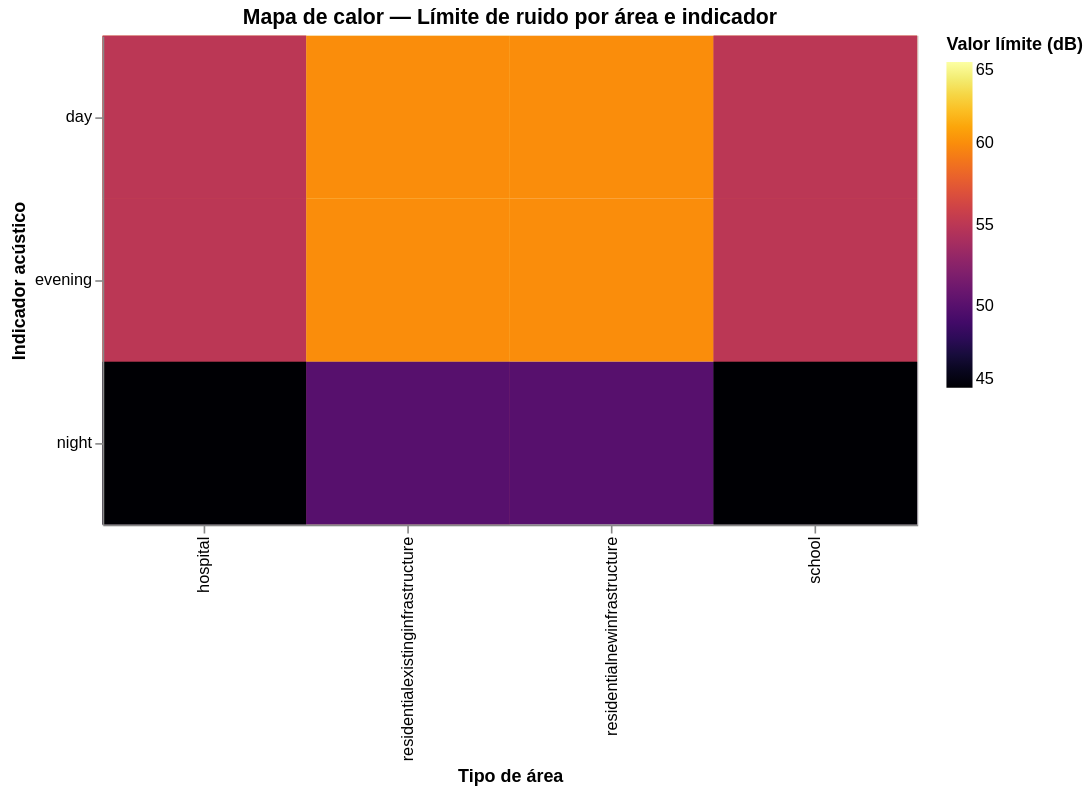

The notebook cell this image was saved under:
### Code cell
##VISUALIZACIÓN 3 — Heatmap área × indicador acústico
#Este gráfico muestra qué valor límite aplica cada combinación de:
#areaType (hospital, school, industrial…) y noiseLevel (day, evening, night)

chart_heatmap = alt.Chart(df_03).mark_rect().encode(
    x=alt.X("areatype:N", title="Tipo de área"),
    y=alt.Y("noiselevel:N", title="Indicador acústico"),
    color=alt.Color("limitvalue:Q", scale=alt.Scale(scheme="inferno"), title="Valor límite (dB)"),
    tooltip=[
        alt.Tooltip("areatype:N", title="Área"),
        alt.Tooltip("noiselevel:N", title="Indicador"),
        alt.Tooltip("limitvalue:Q", title="Límite dB"),
        alt.Tooltip("status:N", title="Estado legal")
    ]
).properties(
    width=500,
    height=300,
    title="Mapa de calor — Límite de ruido por área e indicador"
)

chart_heatmap

### Figure 1 — Vega-Lite specification as saved in the notebook (floating-point values rounded to 4 significant figures)
{"$schema": "https://vega.github.io/schema/vega-lite/v5.20.1.json", "config": {"view": {"continuousHeight": 300, "continuousWidth": 300}}, "data": {"name": "data-5453dbda65843250310731f44913a2ff"}, "datasets": {"data-5453dbda65843250310731f44913a2ff": [{"areatype": "hospital", "explanation": "This is not a limit value but rather an Acoustic Quality Objective for existing urbanized areas", "limitvalue": 60, "limitvaluedefined": "yes", "limitvaluedefined_bool": true, "noiselevel": "day", "noiselevelindicator": "lday", "noiselimitreportid_identifier": "LR_ES_00_01", "noisesource": "allsources", "status": "inforce"}, {"areatype": "hospital", "explanation": "This is not a limit value but rather an Acoustic Quality Objective for existing urbanized areas", "limitvalue": 60, "limitvaluedefined": "yes", "limitvaluedefined_bool": true, "noiselevel": "evening", "noiselevelindicator": "levening", "noiselimitreportid_identifier": "LR_ES_00_01", "noisesource": "allsources", "status": "inforce"}, {"areatype": "hospital", "explanation": "This is not a limit value but rather an Acoustic Quality Objective for existing urbanized areas", "limitvalue": 50, "limitvaluedefined": "yes", "limitvaluedefined_bool": true, "noiselevel": "night", "noiselevelindicator": "lnight", "noiselimitreportid_identifier": "LR_ES_00_01", "noisesource": "allsources", "status": "inforce"}, {"areatype": "school", "explanation": "This is not a limit value but rather an Acoustic Quality Objective for existing urbanized areas", "limitvalue": 60, "limitvaluedefined": "yes", "limitvaluedefined_bool": true, "noiselevel": "day", "noiselevelindicator": "lday", "noiselimitreportid_identifier": "LR_ES_00_01", "noisesource": "allsources", "status": "inforce"}, {"areatype": "school", "explanation": "This is not a limit value but rather an Acoustic Quality Objective for existing urbanized areas", "limitvalue": 60, "limitvaluedefined": "yes", "limitvaluedefined_bool": true, "noiselevel": "evening", "noiselevelindicator": "levening", "noiselimitreportid_identifier": "LR_ES_00_01", "noisesource": "allsources", "status": "inforce"}, {"areatype": "school", "explanation": "This is not a limit value but rather an Acoustic Quality Objective for existing urbanized areas", "limitvalue": 50, "limitvaluedefined": "yes", "limitvaluedefined_bool": true, "noiselevel": "night", "noiselevelindicator": "lnight", "noiselimitreportid_identifier": "LR_ES_00_01", "noisesource": "allsources", "status": "inforce"}, {"areatype": "residentialexistinginfrastructure", "explanation": "This is not a limit value but rather an Acoustic Quality Objective for existing urbanized areas", "limitvalue": 65, "limitvaluedefined": "yes", "limitvaluedefined_bool": true, "noiselevel": "day", "noiselevelindicator": "lday", "noiselimitreportid_identifier": "LR_ES_00_01", "noisesource": "allsources", "status": "inforce"}, {"areatype": "residentialexistinginfrastructure", "explanation": "This is not a limit value but rather an Acoustic Quality Objective for existing urbanized areas", "limitvalue": 65, "limitvaluedefined": "yes", "limitvaluedefined_bool": true, "noiselevel": "evening", "noiselevelindicator": "levening", "noiselimitreportid_identifier": "LR_ES_00_01", "noisesource": "allsources", "status": "inforce"}, {"areatype": "residentialexistinginfrastructure", "explanation": "This is not a limit value but rather an Acoustic Quality Objective for existing urbanized areas", "limitvalue": 55, "limitvaluedefined": "yes", "limitvaluedefined_bool": true, "noiselevel": "night", "noiselevelindicator": "lnight", "noiselimitreportid_identifier": "LR_ES_00_01", "noisesource": "allsources", "status": "inforce"}, {"areatype": "hospital", "explanation": "This is not a limit value but rather an Acoustic Quality Objective for new urbanized areas.", "limitvalue": 55, "limitvaluedefined": "yes", "limitvaluedefined_bool": true, "noiselevel": "day", "noiselevelindicator": "lday", "noiselimitreportid_identifier": "LR_ES_00_02", "noisesource": "allsources", "status": "inforce"}, {"areatype": "hospital", "explanation": "This is not a limit value but rather an Acoustic Quality Objective for new urbanized areas.", "limitvalue": 55, "limitvaluedefined": "yes", "limitvaluedefined_bool": true, "noiselevel": "evening", "noiselevelindicator": "levening", "noiselimitreportid_identifier": "LR_ES_00_02", "noisesource": "allsources", "status": "inforce"}, {"areatype": "hospital", "explanation": "This is not a limit value but rather an Acoustic Quality Objective for new urbanized areas.", "limitvalue": 45, "limitvaluedefined": "yes", "limitvaluedefined_bool": true, "noiselevel": "night", "noiselevelindicator": "lnight", "noiselimitreportid_identifier": "LR_ES_00_02", "noisesource": "allsources", "status": "inforce"}, {"areatype": "school", "explanation": "This is not a limit value but rather an Acoustic Quality Objective for new urbanized areas.", "limitvalue": 55, "limitvaluedefined": "yes", "limitvaluedefined_bool": true, "noiselevel": "day", "noiselevelindicator": "lday", "noiselimitreportid_identifier": "LR_ES_00_02", "noisesource": "allsources", "status": "inforce"}, {"areatype": "school", "explanation": "This is not a limit value but rather an Acoustic Quality Objective for new urbanized areas.", "limitvalue": 55, "limitvaluedefined": "yes", "limitvaluedefined_bool": true, "noiselevel": "evening", "noiselevelindicator": "levening", "noiselimitreportid_identifier": "LR_ES_00_02", "noisesource": "allsources", "status": "inforce"}, {"areatype": "school", "explanation": "This is not a limit value but rather an Acoustic Quality Objective for new urbanized areas.", "limitvalue": 45, "limitvaluedefined": "yes", "limitvaluedefined_bool": true, "noiselevel": "night", "noiselevelindicator": "lnight", "noiselimitreportid_identifier": "LR_ES_00_02", "noisesource": "allsources", "status": "inforce"}, {"areatype": "residentialnewinfrastructure", "explanation": "This is not a limit value but rather an Acoustic Quality Objective for new urbanized areas.", "limitvalue": 60, "limitvaluedefined": "yes", "limitvaluedefined_bool": true, "noiselevel": "day", "noiselevelindicator": "lday", "noiselimitreportid_identifier": "LR_ES_00_02", "noisesource": "allsources", "status": "inforce"}, {"areatype": "residentialnewinfrastructure", "explanation": "This is not a limit value but rather an Acoustic Quality Objective for new urbanized areas.", "limitvalue": 60, "limitvaluedefined": "yes", "limitvaluedefined_bool": true, "noiselevel": "evening", "noiselevelindicator": "levening", "noiselimitreportid_identifier": "LR_ES_00_02", "noisesource": "allsources", "status": "inforce"}, {"areatype": "residentialnewinfrastructure", "explanation": "This is not a limit value but rather an Acoustic Quality Objective for new urbanized areas.", "limitvalue": 50, "limitvaluedefined": "yes", "limitvaluedefined_bool": true, "noiselevel": "night", "noiselevelindicator": "lnight", "noiselimitreportid_identifier": "LR_ES_00_02", "noisesource": "allsources", "status": "inforce"}, {"areatype": "hospital", "explanation": "This noise limit value applies to all new infrastructure, not only to majors.", "limitvalue": 55, "limitvaluedefined": "yes", "limitvaluedefined_bool": true, "noiselevel": "day", "noiselevelindicator": "lday", "noiselimitreportid_identifier": "LR_ES_00_03", "noisesource": "majorallsources", "status": "inforce"}, {"areatype": "hospital", "explanation": "This noise limit value applies to all new infrastructure, not only to majors.", "limitvalue": 55, "limitvaluedefined": "yes", "limitvaluedefined_bool": true, "noiselevel": "evening", "noiselevelindicator": "levening", "noiselimitreportid_identifier": "LR_ES_00_03", "noisesource": "majorallsources", "status": "inforce"}, {"areatype": "hospital", "explanation": "This noise limit value applies to all new infrastructure, not only to majors.", "limitvalue": 45, "limitvaluedefined": "yes", "limitvaluedefined_bool": true, "noiselevel": "night", "noiselevelindicator": "lnight", "noiselimitreportid_identifier": "LR_ES_00_03", "noisesource": "majorallsources", "status": "inforce"}, {"areatype": "school", "explanation": "This noise limit value applies to all new infrastructure, not only to majors.", "limitvalue": 55, "limitvaluedefined": "yes", "limitvaluedefined_bool": true, "noiselevel": "day", "noiselevelindicator": "lday", "noiselimitreportid_identifier": "LR_ES_00_03", "noisesource": "majorallsources", "status": "inforce"}, {"areatype": "school", "explanation": "This noise limit value applies to all new infrastructure, not only to majors.", "limitvalue": 55, "limitvaluedefined": "yes", "limitvaluedefined_bool": true, "noiselevel": "evening", "noiselevelindicator": "levening", "noiselimitreportid_identifier": "LR_ES_00_03", "noisesource": "majorallsources", "status": "inforce"}, {"areatype": "school", "explanation": "This noise limit value applies to all new infrastructure, not only to majors.", "limitvalue": 45, "limitvaluedefined": "yes", "limitvaluedefined_bool": true, "noiselevel": "night", "noiselevelindicator": "lnight", "noiselimitreportid_identifier": "LR_ES_00_03", "noisesource": "majorallsources", "status": "inforce"}, {"areatype": "residentialexistinginfrastructure", "explanation": "This noise limit value applies to all new infrastructure, not only to majors.", "limitvalue": 60, "limitvaluedefined": "yes", "limitvaluedefined_bool": true, "noiselevel": "day", "noiselevelindicator": "lday", "noiselimitreportid_identifier": "LR_ES_00_03", "noisesource": "majorallsources", "status": "inforce"}, {"areatype": "residentialexistinginfrastructure", "explanation": "This noise limit value applies to all new infrastructure, not only to majors.", "limitvalue": 60, "limitvaluedefined": "yes", "limitvaluedefined_bool": true, "noiselevel": "evening", "noiselevelindicator": "levening", "noiselimitreportid_identifier": "LR_ES_00_03", "noisesource": "majorallsources", "status": "inforce"}, {"areatype": "residentialexistinginfrastructure", "explanation": "This noise limit value applies to all new infrastructure, not only to majors.", "limitvalue": 50, "limitvaluedefined": "yes", "limitvaluedefined_bool": true, "noiselevel": "night", "noiselevelindicator": "lnight", "noiselimitreportid_identifier": "LR_ES_00_03", "noisesource": "majorallsources", "status": "inforce"}, {"areatype": "nan", "explanation": "nan", "limitvalue": null, "limitvaluedefined": "nan", "limitvaluedefined_bool": null, "noiselevel": "nan", "noiselevelindicator": "nan", "noiselimitreportid_identifier": null, "noisesource": "nan", "status": "nan"}, {"areatype": "nan", "explanation": "nan", "limitvalue": null, "limitvaluedefined": "nan", "limitvaluedefined_bool": null, "noiselevel": "nan", "noiselevelindicator": "nan", "noiselimitreportid_identifier": null, "noisesource": "nan", "status": "nan"}, {"areatype": "nan", "explanation": "nan", "limitvalue": null, "limitvaluedefined": "nan", "limitvaluedefined_bool": null, "noiselevel": "nan", "noiselevelindicator": "nan", "noiselimitreportid_identifier": null, "noisesource": "nan", "status": "nan"}, {"areatype": "nan", "explanation": "nan", "limitvalue": null, "limitvaluedefined": "nan", "limitvaluedefined_bool": null, "noiselevel": "nan", "noiselevelindicator": "nan", "noiselimitreportid_identifier": null, "noisesource": "nan", "status": "nan"}, {"areatype": "nan", "explanation": "nan", "limitvalue": null, "limitvaluedefined": "nan", "limitvaluedefined_bool": null, "noiselevel": "nan", "noiselevelindicator": "nan", "noiselimitreportid_identifier": null, "noisesource": "nan", "status": "nan"}, {"areatype": "nan", "explanation": "nan", "limitvalue": null, "limitvaluedefined": "nan", "limitvaluedefined_bool": null, "noiselevel": "nan", "noiselevelindicator": "nan", "noiselimitreportid_identifier": null, "noisesource": "nan", "status": "nan"}, {"areatype": "nan", "explanation": "nan", "limitvalue": null, "limitvaluedefined": "nan", "limitvaluedefined_bool": null, "noiselevel": "nan", "noiselevelindicator": "nan", "noiselimitreportid_identifier": null, "noisesource": "nan", "status": "nan"}, {"areatype": "nan", "explanation": "nan", "limitvalue": null, "limitvaluedefined": "nan", "limitvaluedefined_bool": null, "noiselevel": "nan", "noiselevelindicator": "nan", "noiselimitreportid_identifier": null, "noisesource": "nan", "status": "nan"}, {"areatype": "nan", "explanation": "nan", "limitvalue": null, "limitvaluedefined": "nan", "limitvaluedefined_bool": null, "noiselevel": "nan", "noiselevelindicator": "nan", "noiselimitreportid_identifier": null, "noisesource": "nan", "status": "nan"}, {"areatype": "nan", "explanation": "nan", "limitvalue": null, "limitvaluedefined": "nan", "limitvaluedefined_bool": null, "noiselevel": "nan", "noiselevelindicator": "nan", "noiselimitreportid_identifier": null, "noisesource": "nan", "status": "nan"}, {"areatype": "nan", "explanation": "nan", "limitvalue": null, "limitvaluedefined": "nan", "limitvaluedefined_bool": null, "noiselevel": "nan", "noiselevelindicator": "nan", "noiselimitreportid_identifier": null, "noisesource": "nan", "status": "nan"}, {"areatype": "nan", "explanation": "nan", "limitvalue": null, "limitvaluedefined": "nan", "limitvaluedefined_bool": null, "noiselevel": "nan", "noiselevelindicator": "nan", "noiselimitreportid_identifier": null, "noisesource": "nan", "status": "nan"}, {"areatype": "nan", "explanation": "nan", "limitvalue": null, "limitvaluedefined": "nan", "limitvaluedefined_bool": null, "noiselevel": "nan", "noiselevelindicator": "nan", "noiselimitreportid_identifier": null, "noisesource": "nan", "status": "nan"}, {"areatype": "nan", "explanation": "nan", "limitvalue": null, "limitvaluedefined": "nan", "limitvaluedefined_bool": null, "noiselevel": "nan", "noiselevelindicator": "nan", "noiselimitreportid_identifier": null, "noisesource": "nan", "status": "nan"}, {"areatype": "nan", "explanation": "nan", "limitvalue": null, "limitvaluedefined": "nan", "limitvaluedefined_bool": null, "noiselevel": "nan", "noiselevelindicator": "nan", "noiselimitreportid_identifier": null, "noisesource": "nan", "status": "nan"}, {"areatype": "nan", "explanation": "nan", "limitvalue": null, "limitvaluedefined": "nan", "limitvaluedefined_bool": null, "noiselevel": "nan", "noiselevelindicator": "nan", "noiselimitreportid_identifier": null, "noisesource": "nan", "status": "nan"}, {"areatype": "nan", "explanation": "nan", "limitvalue": null, "limitvaluedefined": "nan", "limitvaluedefined_bool": null, "noiselevel": "nan", "noiselevelindicator": "nan", "noiselimitreportid_identifier": null, "noisesource": "nan", "status": "nan"}, {"areatype": "nan", "explanation": "nan", "limitvalue": null, "limitvaluedefined": "nan", "limitvaluedefined_bool": null, "noiselevel": "nan", "noiselevelindicator": "nan", "noiselimitreportid_identifier": null, "noisesource": "nan", "status": "nan"}, {"areatype": "nan", "explanation": "nan", "limitvalue": null, "limitvaluedefined": "nan", "limitvaluedefined_bool": null, "noiselevel": "nan", "noiselevelindicator": "nan", "noiselimitreportid_identifier": null, "noisesource": "nan", "status": "nan"}, {"areatype": "nan", "explanation": "nan", "limitvalue": null, "limitvaluedefined": "nan", "limitvaluedefined_bool": null, "noiselevel": "nan", "noiselevelindicator": "nan", "noiselimitreportid_identifier": null, "noisesource": "nan", "status": "nan"}, {"areatype": "nan", "explanation": "nan", "limitvalue": null, "limitvaluedefined": "nan", "limitvaluedefined_bool": null, "noiselevel": "nan", "noiselevelindicator": "nan", "noiselimitreportid_identifier": null, "noisesource": "nan", "status": "nan"}, {"areatype": "nan", "explanation": "nan", "limitvalue": null, "limitvaluedefined": "nan", "limitvaluedefined_bool": null, "noiselevel": "nan", "noiselevelindicator": "nan", "noiselimitreportid_identifier": null, "noisesource": "nan", "status": "nan"}, {"areatype": "nan", "explanation": "nan", "limitvalue": null, "limitvaluedefined": "nan", "limitvaluedefined_bool": null, "noiselevel": "nan", "noiselevelindicator": "nan", "noiselimitreportid_identifier": null, "noisesource": "nan", "status": "nan"}, {"areatype": "nan", "explanation": "nan", "limitvalue": null, "limitvaluedefined": "nan", "limitvaluedefined_bool": null, "noiselevel": "nan", "noiselevelindicator": "nan", "noiselimitreportid_identifier": null, "noisesource": "nan", "status": "nan"}, {"areatype": "nan", "explanation": "nan", "limitvalue": null, "limitvaluedefined": "nan", "limitvaluedefined_bool": null, "noiselevel": "nan", "noiselevelindicator": "nan", "noiselimitreportid_identifier": null, "noisesource": "nan", "status": "nan"}, {"areatype": "nan", "explanation": "nan", "limitvalue": null, "limitvaluedefined": "nan", "limitvaluedefined_bool": null, "noiselevel": "nan", "noiselevelindicator": "nan", "noiselimitreportid_identifier": null, "noisesource": "nan", "status": "nan"}, {"areatype": "nan", "explanation": "nan", "limitvalue": null, "limitvaluedefined": "nan", "limitvaluedefined_bool": null, "noiselevel": "nan", "noiselevelindicator": "nan", "noiselimitreportid_identifier": null, "noisesource": "nan", "status": "nan"}, {"areatype": "nan", "explanation": "nan", "limitvalue": null, "limitvaluedefined": "nan", "limitvaluedefined_bool": null, "noiselevel": "nan", "noiselevelindicator": "nan", "noiselimitreportid_identifier": null, "noisesource": "nan", "status": "nan"}, {"areatype": "nan", "explanation": "nan", "limitvalue": null, "limitvaluedefined": "nan", "limitvaluedefined_bool": null, "noiselevel": "nan", "noiselevelindicator": "nan", "noiselimitreportid_identifier": null, "noisesource": "nan", "status": "nan"}, {"areatype": "nan", "explanation": "nan", "limitvalue": null, "limitvaluedefined": "nan", "limitvaluedefined_bool": null, "noiselevel": "nan", "noiselevelindicator": "nan", "noiselimitreportid_identifier": null, "noisesource": "nan", "status": "nan"}, {"areatype": "nan", "explanation": "nan", "limitvalue": null, "limitvaluedefined": "nan", "limitvaluedefined_bool": null, "noiselevel": "nan", "noiselevelindicator": "nan", "noiselimitreportid_identifier": null, "noisesource": "nan", "status": "nan"}, {"areatype": "nan", "explanation": "nan", "limitvalue": null, "limitvaluedefined": "nan", "limitvaluedefined_bool": null, "noiselevel": "nan", "noiselevelindicator": "nan", "noiselimitreportid_identifier": null, "noisesource": "nan", "status": "nan"}, {"areatype": "nan", "explanation": "nan", "limitvalue": null, "limitvaluedefined": "nan", "limitvaluedefined_bool": null, "noiselevel": "nan", "noiselevelindicator": "nan", "noiselimitreportid_identifier": null, "noisesource": "nan", "status": "nan"}, {"areatype": "nan", "explanation": "nan", "limitvalue": null, "limitvaluedefined": "nan", "limitvaluedefined_bool": null, "noiselevel": "nan", "noiselevelindicator": "nan", "noiselimitreportid_identifier": null, "noisesource": "nan", "status": "nan"}, {"areatype": "nan", "explanation": "nan", "limitvalue": null, "limitvaluedefined": "nan", "limitvaluedefined_bool": null, "noiselevel": "nan", "noiselevelindicator": "nan", "noiselimitreportid_identifier": null, "noisesource": "nan", "status": "nan"}, {"areatype": "nan", "explanation": "nan", "limitvalue": null, "limitvaluedefined": "nan", "limitvaluedefined_bool": null, "noiselevel": "nan", "noiselevelindicator": "nan", "noiselimitreportid_identifier": null, "noisesource": "nan", "status": "nan"}, {"areatype": "nan", "explanation": "nan", "limitvalue": null, "limitvaluedefined": "nan", "limitvaluedefined_bool": null, "noiselevel": "nan", "noiselevelindicator": "nan", "noiselimitreportid_identifier": null, "noisesource": "nan", "status": "nan"}, {"areatype": "nan", "explanation": "nan", "limitvalue": null, "limitvaluedefined": "nan", "limitvaluedefined_bool": null, "noiselevel": "nan", "noiselevelindicator": "nan", "noiselimitreportid_identifier": null, "noisesource": "nan", "status": "nan"}, {"areatype": "nan", "explanation": "nan", "limitvalue": null, "limitvaluedefined": "nan", "limitvaluedefined_bool": null, "noiselevel": "nan", "noiselevelindicator": "nan", "noiselimitreportid_identifier": null, "noisesource": "nan", "status": "nan"}, {"areatype": "nan", "explanation": "nan", "limitvalue": null, "limitvaluedefined": "nan", "limitvaluedefined_bool": null, "noiselevel": "nan", "noiselevelindicator": "nan", "noiselimitreportid_identifier": null, "noisesource": "nan", "status": "nan"}, {"areatype": "nan", "explanation": "nan", "limitvalue": null, "limitvaluedefined": "nan", "limitvaluedefined_bool": null, "noiselevel": "nan", "noiselevelindicator": "nan", "noiselimitreportid_identifier": null, "noisesource": "nan", "status": "nan"}, {"areatype": "nan", "explanation": "nan", "limitvalue": null, "limitvaluedefined": "nan", "limitvaluedefined_bool": null, "noiselevel": "nan", "noiselevelindicator": "nan", "noiselimitreportid_identifier": null, "noisesource": "nan", "status": "nan"}, {"areatype": "nan", "explanation": "nan", "limitvalue": null, "limitvaluedefined": "nan", "limitvaluedefined_bool": null, "noiselevel": "nan", "noiselevelindicator": "nan", "noiselimitreportid_identifier": null, "noisesource": "nan", "status": "nan"}, {"areatype": "nan", "explanation": "nan", "limitvalue": null, "limitvaluedefined": "nan", "limitvaluedefined_bool": null, "noiselevel": "nan", "noiselevelindicator": "nan", "noiselimitreportid_identifier": null, "noisesource": "nan", "status": "nan"}, {"areatype": "nan", "explanation": "nan", "limitvalue": null, "limitvaluedefined": "nan", "limitvaluedefined_bool": null, "noiselevel": "nan", "noiselevelindicator": "nan", "noiselimitreportid_identifier": null, "noisesource": "nan", "status": "nan"}]}, "encoding": {"color": {"field": "limitvalue", "scale": {"scheme": "inferno"}, "title": "Valor límite (dB)", "type": "quantitative"}, "tooltip": [{"field": "areatype", "title": "Área", "type": "nominal"}, {"field": "noiselevel", "title": "Indicador", "type": "nominal"}, {"field": "limitvalue", "title": "Límite dB", "type": "quantitative"}, {"field": "status", "title": "Estado legal", "type": "nominal"}], "x": {"field": "areatype", "title": "Tipo de área", "type": "nominal"}, "y": {"field": "noiselevel", "title": "Indicador acústico", "type": "nominal"}}, "height": 300, "mark": {"type": "rect"}, "title": "Mapa de calor — Límite de ruido por área e indicador", "width": 500}
